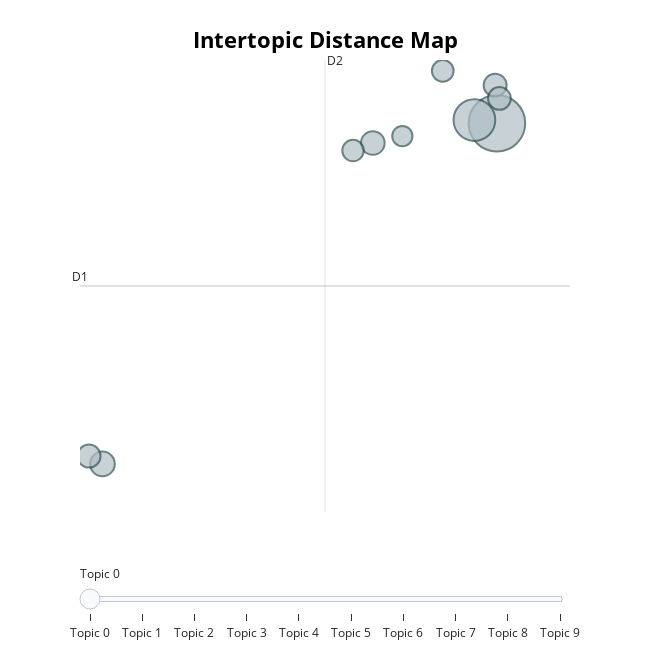

Write notebook code for a chart like this one.
### Code cell
bertopic_model.visualize_topics(top_n_topics=10)

### Figure 1 — Plotly figure (JSON) as saved in the notebook; plotly's stock layout.template omitted (floating-point values rounded to 4 significant figures)
{"data": [{"customdata": [[0, "trail | park | trails | playground | hike", 803], [1, "dog | dogs | park | owners | small", 437], [2, "zoo | animals | zoos | exhibit | animal", 152], [3, "bike | bikes | bicycle | shop | service", 140], [4, "aquarium | shark | dolphin | animals | tanks", 133], [5, "room | escape | rooms | puzzles | clues", 132], [6, "rv | stay | sites | campground | site", 130], [7, "beach | sand | parking | beaches | pete", 118], [8, "wendy | customer | called | rude | told", 116], [9, "climbing | gym | bouldering | climb | rock", 103]], "hovertemplate": "<b>Topic %{customdata[0]}</b><br>%{customdata[1]}<br>Size: %{customdata[2]}", "legendgroup": "", "marker": {"color": "#B0BEC5", "line": {"color": "DarkSlateGrey", "width": 2}, "size": [803, 437, 152, 140, 133, 132, 130, 118, 116, 103], "sizemode": "area", "sizeref": 0.5019, "symbol": "circle"}, "mode": "markers", "name": "", "orientation": "v", "showlegend": false, "type": "scatter", "x": [10.4, 9.9, 1.636, 7.642, 1.337, 10.36, 10.46, 9.196, 7.203, 8.298], "xaxis": "x", "y": [0.7603, 0.8842, -12.23, 0.00926, -11.93, 2.213, 1.707, 2.76, -0.2783, 0.2733], "yaxis": "y"}], "layout": {"annotations": [{"showarrow": false, "text": "D1", "x": 1.136, "y": -5.443, "yshift": 10}, {"showarrow": false, "text": "D2", "x": 6.58, "xshift": 10, "y": 3.174}], "height": 650, "hoverlabel": {"bgcolor": "white", "font": {"family": "Rockwell", "size": 16}}, "legend": {"itemsizing": "constant", "tracegroupgap": 0}, "margin": {"t": 60}, "shapes": [{"line": {"color": "#CFD8DC", "width": 2}, "type": "line", "x0": 6.58, "x1": 6.58, "y0": -14.06, "y1": 3.174}, {"line": {"color": "#9E9E9E", "width": 2}, "type": "line", "x0": 1.136, "x1": 12.02, "y0": -5.443, "y1": -5.443}], "sliders": [{"active": 0, "pad": {"t": 50}, "steps": [{"args": [{"marker.color": [["red", "#B0BEC5", "#B0BEC5", "#B0BEC5", "#B0BEC5", "#B0BEC5", "#B0BEC5", "#B0BEC5", "#B0BEC5", "#B0BEC5"]]}], "label": "Topic 0", "method": "update"}, {"args": [{"marker.color": [["#B0BEC5", "red", "#B0BEC5", "#B0BEC5", "#B0BEC5", "#B0BEC5", "#B0BEC5", "#B0BEC5", "#B0BEC5", "#B0BEC5"]]}], "label": "Topic 1", "method": "update"}, {"args": [{"marker.color": [["#B0BEC5", "#B0BEC5", "red", "#B0BEC5", "#B0BEC5", "#B0BEC5", "#B0BEC5", "#B0BEC5", "#B0BEC5", "#B0BEC5"]]}], "label": "Topic 2", "method": "update"}, {"args": [{"marker.color": [["#B0BEC5", "#B0BEC5", "#B0BEC5", "red", "#B0BEC5", "#B0BEC5", "#B0BEC5", "#B0BEC5", "#B0BEC5", "#B0BEC5"]]}], "label": "Topic 3", "method": "update"}, {"args": [{"marker.color": [["#B0BEC5", "#B0BEC5", "#B0BEC5", "#B0BEC5", "red", "#B0BEC5", "#B0BEC5", "#B0BEC5", "#B0BEC5", "#B0BEC5"]]}], "label": "Topic 4", "method": "update"}, {"args": [{"marker.color": [["#B0BEC5", "#B0BEC5", "#B0BEC5", "#B0BEC5", "#B0BEC5", "red", "#B0BEC5", "#B0BEC5", "#B0BEC5", "#B0BEC5"]]}], "label": "Topic 5", "method": "update"}, {"args": [{"marker.color": [["#B0BEC5", "#B0BEC5", "#B0BEC5", "#B0BEC5", "#B0BEC5", "#B0BEC5", "red", "#B0BEC5", "#B0BEC5", "#B0BEC5"]]}], "label": "Topic 6", "method": "update"}, {"args": [{"marker.color": [["#B0BEC5", "#B0BEC5", "#B0BEC5", "#B0BEC5", "#B0BEC5", "#B0BEC5", "#B0BEC5", "red", "#B0BEC5", "#B0BEC5"]]}], "label": "Topic 7", "method": "update"}, {"args": [{"marker.color": [["#B0BEC5", "#B0BEC5", "#B0BEC5", "#B0BEC5", "#B0BEC5", "#B0BEC5", "#B0BEC5", "#B0BEC5", "red", "#B0BEC5"]]}], "label": "Topic 8", "method": "update"}, {"args": [{"marker.color": [["#B0BEC5", "#B0BEC5", "#B0BEC5", "#B0BEC5", "#B0BEC5", "#B0BEC5", "#B0BEC5", "#B0BEC5", "#B0BEC5", "red"]]}], "label": "Topic 9", "method": "update"}]}], "title": {"font": {"color": "Black", "size": 22}, "text": "<b>Intertopic Distance Map</b>", "x": 0.5, "xanchor": "center", "y": 0.95, "yanchor": "top"}, "width": 650, "xaxis": {"anchor": "y", "domain": [0, 1], "range": [1.136, 12.02], "title": {"text": ""}, "type": "linear", "visible": false}, "yaxis": {"anchor": "x", "domain": [0, 1], "range": [-14.06, 3.174], "title": {"text": ""}, "type": "linear", "visible": false}}}
